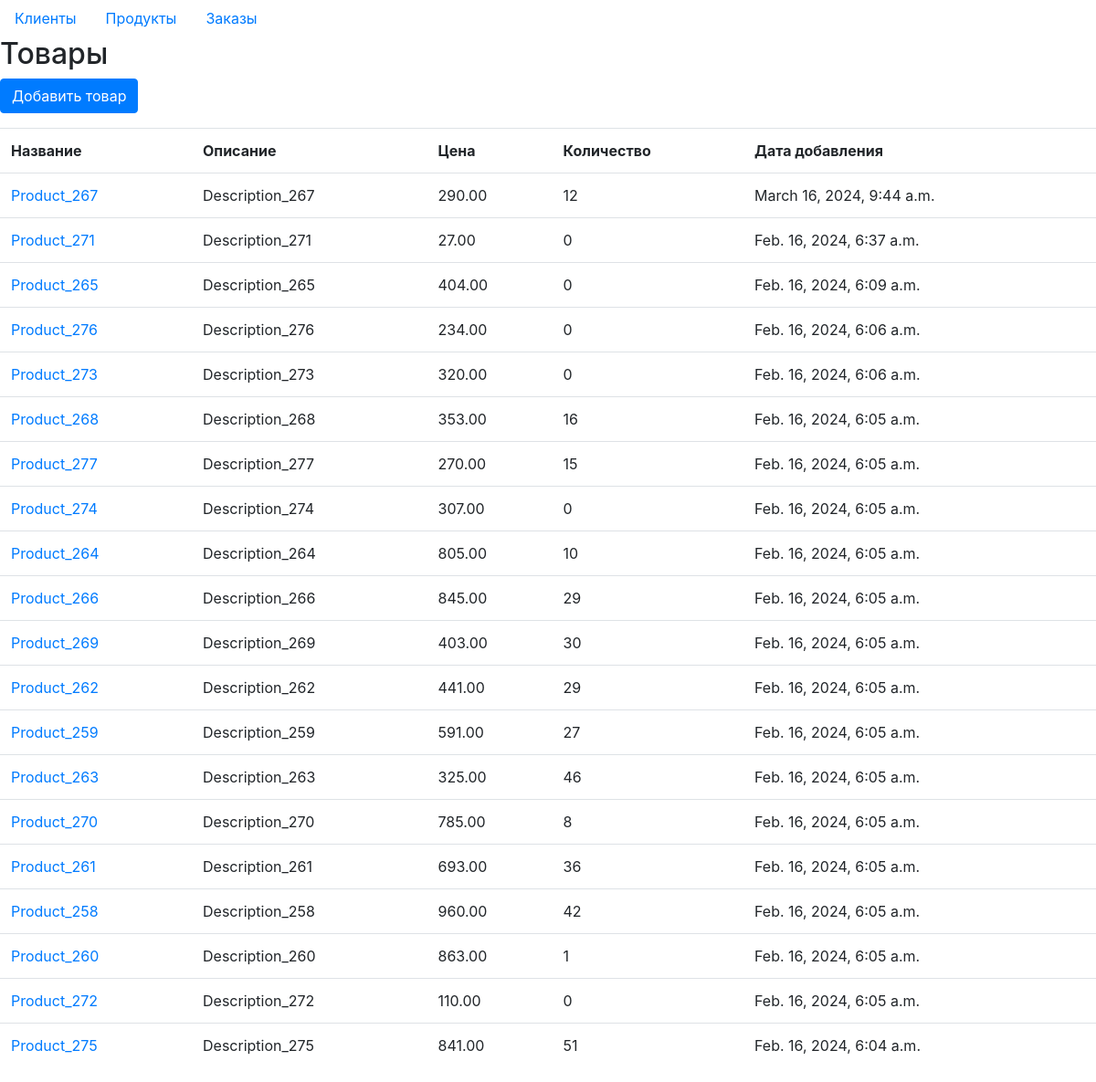
The app's page /homework_03/products/, older data.
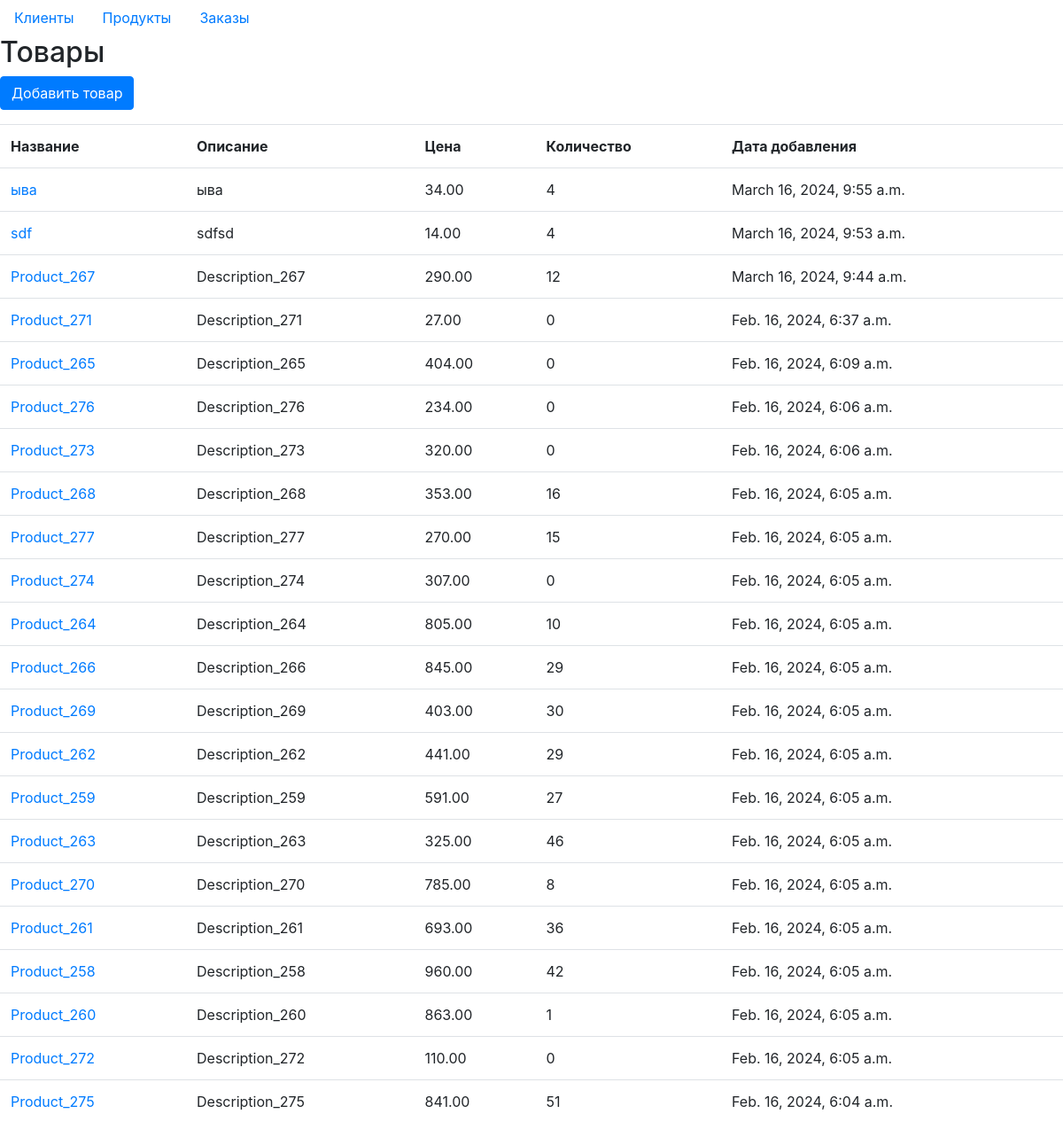
The same page, newer data.
### homework_02/models.py (models this page shows, shortened)
class Product(models.Model):
    name = models.CharField(max_length=100, unique=True, verbose_name='название')
    description = models.TextField(verbose_name='описание', blank=True, null=True)
    price = models.DecimalField(max_digits=10, decimal_places=2, verbose_name='цена')
    count = models.IntegerField(verbose_name='количество', default=0, blank=True, null=True)
    date_added = models.DateTimeField(auto_now=True, verbose_name='дата добавления')
    photo = models.FileField(upload_to='photos', blank=True, null=True, verbose_name='фото')
    class Meta:
        ordering = ['-date_added']
        verbose_name = 'товар'
        verbose_name_plural = 'товары'

### homework_03/views.py (the view)
# urls.py: path('products/', get_products, name='get_products'),
def get_products(request):
    products = Product.objects.order_by('-date_added').all()
    context = {
        'title': 'Товары',
        'columns': ['Название', 'Описание', 'Цена', 'Количество', 'Дата добавления'],
        'products': products,
    }
    return render(request, 'homework_03/products.html', context)

### homework_03/templates/homework_03/products.html (shortened to what this page needs)
{% extends 'homework_03/orders_base.html' %}
{% block content %}
<h2> {{ title }} </h2>
<p><a class="btn btn-primary" role="button" href="{% url 'product_create'%}">Добавить товар</a></p>
<table class="table">
    <tr>
        {% for column in columns %}
        <th>{{ column }}</th>
        {% endfor %}
    </tr>
    {% for product in products %}
    <tr>
        <td><a href="{% url 'product_full' product.id %}">{{ product.name }}</a></td>
        <td>{{ product.description }}</td>
        <td>{{ product.price }}</td>
        <td>{{ product.count }}</td>
        <td>{{ product.date_added }}</td>
    </tr>
    {% endfor %}
</table>
{% endblock %}

Row changes from the older to the newer data that the page shows:
added Product: name "ыва", description "ыва", price "34.00", count "4", date_added "March 16, 2024, 9:55 a.m."
added Product: name "sdf", description "sdfsd", price "14.00", count "4", date_added "March 16, 2024, 9:53 a.m."
